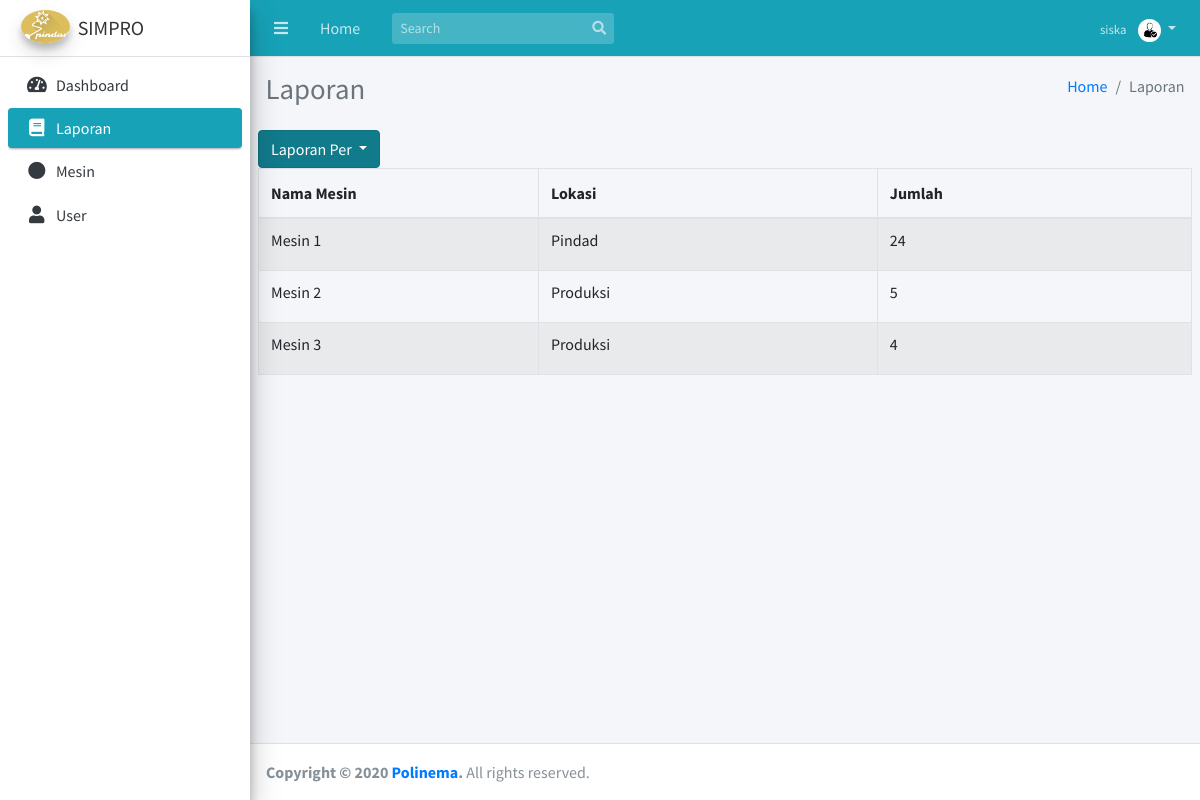
Screenshot of /shiftcoba.php (signed in) with the database file from the repository.
### tables this page shows
CREATE TABLE `sensor` (
  `id_sensor` int(11) NOT NULL,
  `lokasi` varchar(30) NOT NULL,
  `keterangan` text NOT NULL
);

### shiftcoba.php (the view, shortened to what this page needs)
<!DOCTYPE html>
<?php
include_once 'koneksi.php';
$name=$_SESSION['uname'];
?>
<html>
<head>
    <link rel="stylesheet" href="plugins/fontawesome-free/css/all.min.css">
    <link rel="stylesheet" href="https://code.ionicframework.com/ionicons/2.0.1/css/ionicons.min.css">
    <link rel="stylesheet" href="plugins/tempusdominus-bootstrap-4/css/tempusdominus-bootstrap-4.min.css">
    <link rel="stylesheet" href="plugins/icheck-bootstrap/icheck-bootstrap.min.css">
    <link rel="stylesheet" href="plugins/jqvmap/jqvmap.min.css">
    <link rel="stylesheet" href="dist/css/adminlte.min.css">
    <link rel="stylesheet" href="plugins/overlayScrollbars/css/OverlayScrollbars.min.css">
    <link rel="stylesheet" href="plugins/daterangepicker/daterangepicker.css">
    <link rel="stylesheet" href="plugins/summernote/summernote-bs4.css">
</head>
<body class="hold-transition sidebar-mini layout-fixed">
    <div class="wrapper">
        <nav class="main-header navbar navbar-expand navbar-info navbar-dark">
            <ul class="navbar-nav">
                <li class="nav-item">
                    <a class="nav-link" data-widget="pushmenu" href="#"><i class="fas fa-bars"></i></a>
                </li>
                <li class="nav-item d-none d-sm-inline-block">
                    <a href="index1.php" class="nav-link">Home</a>
                </li>
            </ul>
            <form class="form-inline ml-3">
                <div class="input-group input-group-sm">
                    <input class="form-control form-control-navbar" type="search" placeholder="Search"
                        aria-label="Search">
                    <div class="input-group-append">
                        <button class="btn btn-navbar" type="submit">
                            <i class="fas fa-search"></i>
                        </button>
                    </div>
                </div>
            </form>
            <ul class="navbar-nav ml-auto">
                <li class="nav-item dropdown no-arrow">
                    <a class="nav-link dropdown-toggle" href="#" id="userDropdown" role="button" data-toggle="dropdown"
                        aria-haspopup="true" aria-expanded="false">
                        <span class="mr-2 d-none d-lg-inline text-gray-600 small"><?php echo $name?></span>
                        <img class="img-profile rounded-circle" src="dist/img/gb2.jpg" height="23px">
                    </a>
                </li>
            </ul>
        </nav>
        <aside class="main-sidebar sidebar-light-info elevation-4">
            <a href="index1.php" class="brand-link">
                <img src="dist/img/logooh.png" alt="AdminLTE Logo" class="brand-image img-circle elevation-3"
                    style="opacity: .8">
                <span class="brand-text font-weight-dark">SIMPRO</span>
            </a>
            <div class="sidebar">
                <nav class="mt-2">
                    <ul class="nav nav-pills nav-sidebar flex-column" data-widget="treeview" role="menu"
                        data-accordion="false">
                        <li class="nav-item has-treeview">
                            <a href="index1.php" class="nav-link">
                                <i class="nav-icon fas fa-tachometer-alt"></i>
                                <p>
                                    Dashboard
                                </p>
                            </a>
                        </li>
                        <li class="nav-item has-treeview">
                            <a href="shiftcoba.php" class="nav-link active">
                                <i class="nav-icon fas fa-book"></i>
                                <p>
                                    Laporan
                                </p>
                            </a>
                        </li>
                        <li class="nav-item has-treeview">
                            <a href="mesin.php" class="nav-link">
                                <i class="fas fa-circle nav-icon"></i>
                                <p>
                                    Mesin
                                </p>
                            </a>
                        </li>
                        <li class="nav-item has-treeview">
                            <a href="userpass.php" class="nav-link">
                                <i class="nav-icon fas fa-user"></i>
                                <p>
                                    User
                                </p>
                            </a>
                        </li>
                    </ul>
                </nav>
            </div>
        </aside>
        <div class="content-wrapper">
            <div class="content-header">
                <div class="container-fluid">
                    <div class="row mb-2">
                        <div class="col-sm-6">
                            <h1 class="m-0 text-gray">Laporan</h1>
                        </div>
                        <div class="col-sm-6">
                            <ol class="breadcrumb float-sm-right">
                                <li class="breadcrumb-item"><a href="#">Home</a></li>
                                <li class="breadcrumb-item active">Laporan</li>
                            </ol>
                        </div>
                    </div>
                </div>
            </div>
            <section class="content">
                <div class="dropdown show">
                    <a class="btn btn-info dropdown-toggle" href="#" role="button" id="dropdownMenuLink"
                        data-toggle="dropdown" aria-haspopup="true" aria-expanded="false">
                        Laporan Per
                    </a>
                </div>
                <div class="table-responsive">
                    <table class="table table-bordered table-hover table-striped">
                        <thead>
                            <tr>
                                <th width=30%>Nama Mesin</th>
                                <th>Lokasi</th>
                                <th>Jumlah</th>
                            </tr>
                        </thead>
                        <tbody>
                            <?php
                            $query = "SELECT s.id_sensor, s.lokasi, s.keterangan, count(*) as jumlah
                            FROM produksi p INNER JOIN sensor s ON p.id_sensor = s.id_sensor GROUP BY keterangan";
                            $result = mysqli_query($koneksi,$query);
                            if(mysqli_num_rows($result) > 0){
                                while($row = mysqli_fetch_assoc($result)){
                                    echo "<tr>";
                                    echo "<td><h6>".$row['keterangan']."</h6></td>";
                                    echo "<td><h6>".$row['lokasi']."</h6></td>";
                                    echo "<td><h6>".$row['jumlah']."</h6></td>";
                                    echo "</tr>";
                                }
                            }
                            ?>
                        </tbody>
                    </table>
            </section>
        </div>
        <footer class="main-footer">
            <strong>Copyright &copy; 2020 <a href="polinema.ac.id">Polinema</a>.</strong>
            All rights reserved.
        </footer>
    </div>
</body>
</html>

### shiftcoba.php (style rules this page uses)
.dropdown { position: relative; display: inline-block; }

### rows the page displays
sensor: keterangan "Mesin 1", lokasi "Pindad", jumlah "24"
sensor: keterangan "Mesin 2", lokasi "Produksi", jumlah "5"
sensor: keterangan "Mesin 3", lokasi "Produksi", jumlah "4"

### other values shown
$name "siska"
